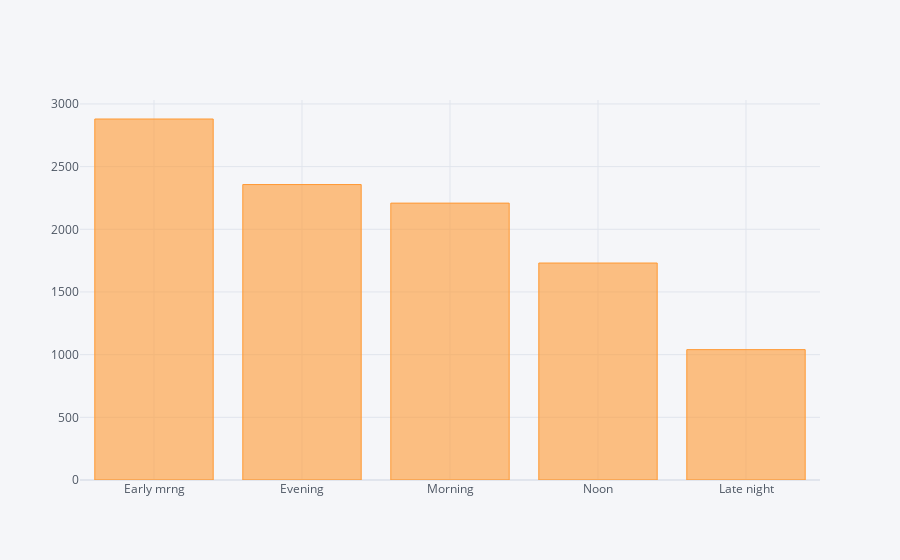

Notebook code cell kept with this figure:
### Code cell
#cufflinks wrapper applied on top of matplotlib to make interactive plots unlike the static plots of matplotlib
df['Dep_Time_hour'].apply(departure_time_group).value_counts().iplot(kind='bar')

### Figure 1 — Plotly figure (JSON) as saved in the notebook; plotly's stock layout.template omitted (floating-point values rounded to 4 significant figures)
{"data": [{"marker": {"color": "rgba(255, 153, 51, 0.6)", "line": {"color": "rgba(255, 153, 51, 1.0)", "width": 1}}, "name": "Dep_Time_hour", "orientation": "v", "text": "", "type": "bar", "x": ["Early mrng", "Evening", "Morning", "Noon", "Late night"], "y": [2880, 2357, 2209, 1731, 1040]}], "layout": {"legend": {"bgcolor": "#F5F6F9", "font": {"color": "#4D5663"}}, "paper_bgcolor": "#F5F6F9", "plot_bgcolor": "#F5F6F9", "title": {"font": {"color": "#4D5663"}}, "xaxis": {"gridcolor": "#E1E5ED", "showgrid": true, "tickfont": {"color": "#4D5663"}, "title": {"font": {"color": "#4D5663"}, "text": ""}, "zerolinecolor": "#E1E5ED"}, "yaxis": {"gridcolor": "#E1E5ED", "showgrid": true, "tickfont": {"color": "#4D5663"}, "title": {"font": {"color": "#4D5663"}, "text": ""}, "zerolinecolor": "#E1E5ED"}}}
